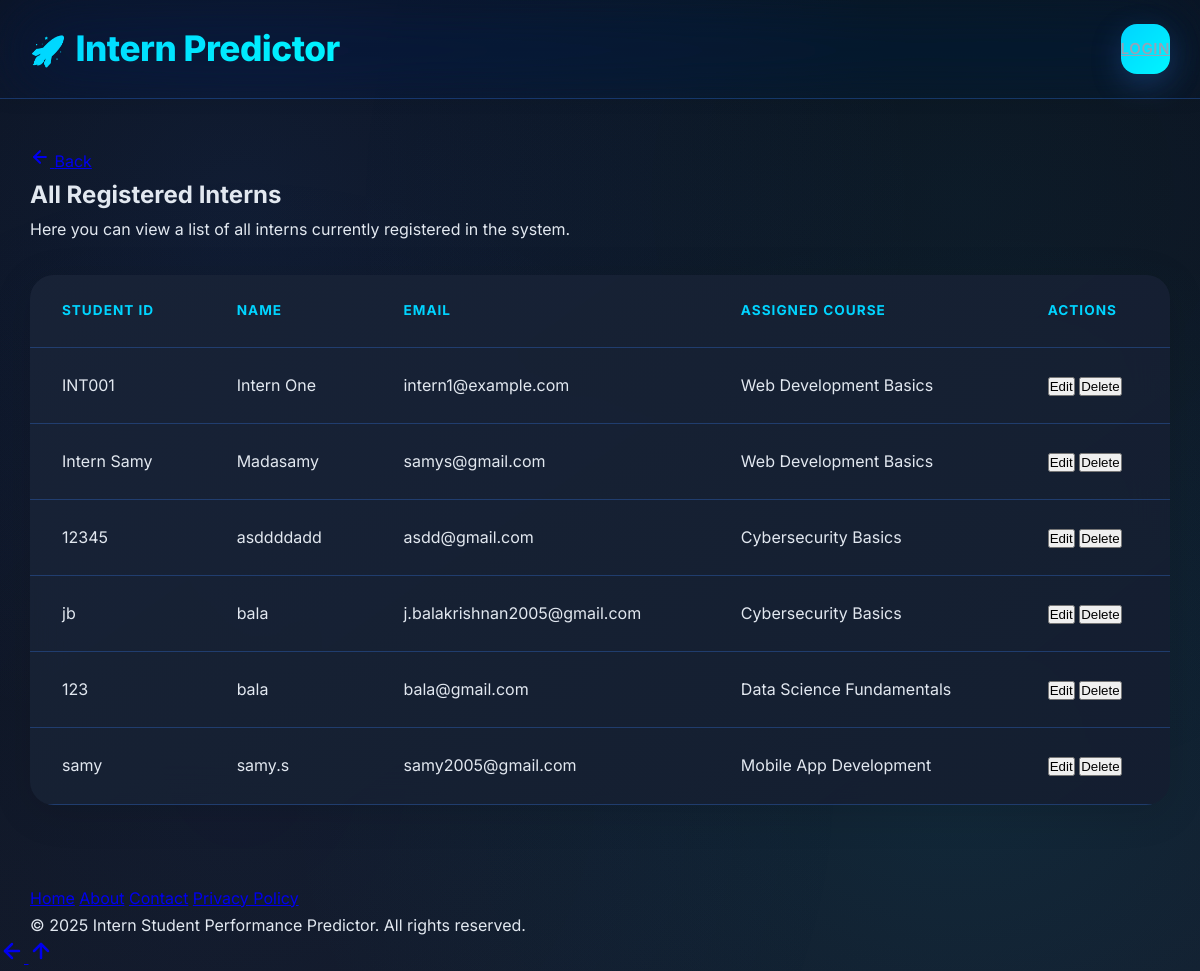
The page /admin/student-list (signed in) on the database its author committed.
### tables this page shows
CREATE TABLE students (
            id INTEGER PRIMARY KEY AUTOINCREMENT,
            unique_student_id TEXT UNIQUE NOT NULL, -- e.g., INT001, for display and internal reference
            name TEXT NOT NULL,
            email TEXT UNIQUE NOT NULL, -- Email should also be unique
            course_id INTEGER,
            user_id INTEGER UNIQUE, -- Link to users table for login, UNIQUE as one user per student
            FOREIGN KEY (course_id) REFERENCES courses(id),
            FOREIGN KEY (user_id) REFERENCES users(id)
        );

CREATE TABLE courses (
            id INTEGER PRIMARY KEY AUTOINCREMENT,
            name TEXT UNIQUE NOT NULL,
            total_expected_tasks INTEGER DEFAULT 10 -- New: For course completion calculation
        );

### app.py (the view)
@app.route('/admin/student-list')
def student_list():
    if not is_admin_logged_in():
        return redirect(url_for('login'))
    conn = sqlite3.connect(DATABASE)
    cursor = conn.cursor()
    cursor.execute('''
        SELECT s.unique_student_id, s.name, s.email, c.name AS course_name, s.id as student_db_id
        FROM students s
        LEFT JOIN courses c ON s.course_id = c.id
        ORDER BY s.name
    ''')
    students_data = cursor.fetchall()
    conn.close()
    return render_template('student_list.html', username=session['username'], students=students_data)

### app.py (called while the page is built)
def is_admin_logged_in():
    return 'role' in session and session['role'] == 'admin'

### templates/student_list.html (shortened to what this page needs)
{% extends "base.html" %}
{% block content %}
    <h2>All Registered Interns</h2>
    <p>Here you can view a list of all interns currently registered in the system.</p>
    {% if students %}
        <div class="info-section">
            <table>
                <thead>
                    <tr>
                        <th>Student ID</th>
                        <th>Name</th>
                        <th>Email</th>
                        <th>Assigned Course</th>
                        <th>Actions</th>
                    </tr>
                </thead>
                <tbody>
                    {% for student in students %}
                        <tr>
                            <td>{{ student[0] }}</td>
                            <td>{{ student[1] }}</td>
                            <td>{{ student[2] }}</td>
                            <td>{{ student[3] if student[3] else 'N/A' }}</td>
                            <td>
                                <button class="action-button edit-button">Edit</button>
                                <button class="action-button delete-button">Delete</button>
                            </td>
                        </tr>
                    {% endfor %}
                </tbody>
            </table>
        </div>
    {% else %}
        <p>No students registered yet. <a href="{{ url_for('add_student') }}">Add a new student</a>.</p>
    {% endif %}
{% endblock %}

### templates/base.html (shortened to what this page needs)
<!DOCTYPE html>
<html lang="en">
<head>
    <link rel="stylesheet" href="{{ url_for('static', filename='css/style.css') }}">
</head>
<body data-role="{{ session.get('role', 'intern') }}">
    <header class="header">
        <div class="container">
            <div class="flex">
                <div class="logo">
                    <a href="{{ url_for('admin_dashboard') if session.get('role') == 'admin' else url_for('intern_dashboard') }}">Intern Predictor</a>
                </div>
                <nav class="nav-links">
                    {% if session.logged_in %}
                        {% if session.role == 'admin' %}
                            <a href="{{ url_for('admin_dashboard') }}">Dashboard</a>
                            <a href="{{ url_for('student_list') }}">Students</a>
                            <a href="{{ url_for('add_courses') }}">Courses</a>
                            <a href="{{ url_for('add_task') }}">Assign Task</a>
                            <a href="{{ url_for('admin_complete_tasks') }}">Complete Tasks</a>
                            <a href="{{ url_for('attendance') }}">Attendance</a>
                            <a href="{{ url_for('admin_performance_overview') }}">Performance</a>
                        {% elif session.role == 'intern' %}
                            <a href="{{ url_for('intern_dashboard') }}">Dashboard</a>
                            <a href="{{ url_for('intern_tasks') }}">Tasks</a>
                            <a href="{{ url_for('intern_attendance') }}">Attendance</a>
                            <a href="{{ url_for('intern_courses') }}">Courses</a>
                            <a href="{{ url_for('intern_performance') }}">Performance</a>
                            <a href="{{ url_for('intern_profile') }}">Profile</a>
                        {% endif %}
                        <a href="{{ url_for('logout') }}" class="btn btn-danger">Logout</a>
                    {% else %}
                        <a href="{{ url_for('login') }}" class="btn btn-primary">Login</a>
                    {% endif %}
                </nav>
            </div>
        </div>
    </header>
    <main class="main-content">
        <div class="container">
            <a href="javascript:history.back()" class="btn-back-top" title="Go Back">
                <svg xmlns="http://www.w3.org/2000/svg" width="20" height="20" viewBox="0 0 24 24" fill="none" stroke="currentColor" stroke-width="2.5" stroke-linecap="round" stroke-linejoin="round"><line x1="19" y1="12" x2="5" y2="12"></line><polyline points="12 19 5 12 12 5"></polyline></svg>
                <span>Back</span>
            </a>
            {% block content %}{% endblock %}
        </div>
    </main>
    <footer class="footer">
        <div class="container">
            <div class="footer-links">
                <a href="#">Home</a>
                <a href="#">About</a>
                <a href="#">Contact</a>
                <a href="#">Privacy Policy</a>
            </div>
            <p>&copy; 2025 Intern Student Performance Predictor. All rights reserved.</p>
        </div>
    </footer>
    <div class="fab-container">
        <a href="javascript:history.back()" class="fab fab-back" title="Go Back">
            <svg xmlns="http://www.w3.org/2000/svg" width="24" height="24" viewBox="0 0 24 24" fill="none" stroke="currentColor" stroke-width="2.5" stroke-linecap="round" stroke-linejoin="round"><line x1="19" y1="12" x2="5" y2="12"></line><polyline points="12 19 5 12 12 5"></polyline></svg>
        </a>
        <a href="#" class="fab fab-scroll-top" id="scrollTopBtn" title="Scroll to Top">
            <svg xmlns="http://www.w3.org/2000/svg" width="24" height="24" viewBox="0 0 24 24" fill="none" stroke="currentColor" stroke-width="2.5" stroke-linecap="round" stroke-linejoin="round"><line x1="12" y1="19" x2="12" y2="5"></line><polyline points="5 12 12 5 19 12"></polyline></svg>
        </a>
    </div>
</body>
</html>

### rows shown on the page
students: unique_student "INT001", name "Intern One", email "intern1@example.com", name "Web Development Basics"
students: unique_student "Intern Samy", name "Madasamy", email "samys@gmail.com", name "Web Development Basics"
students: unique_student "12345", name "asddddadd", email "asdd@gmail.com", name "Cybersecurity Basics"
students: unique_student "jb", name "bala", email "j.balakrishnan2005@gmail.com", name "Cybersecurity Basics"
students: unique_student "123", name "bala", email "bala@gmail.com", name "Data Science Fundamentals"
students: unique_student "samy", name "samy.s", email "samy2005@gmail.com", name "Mobile App Development"
